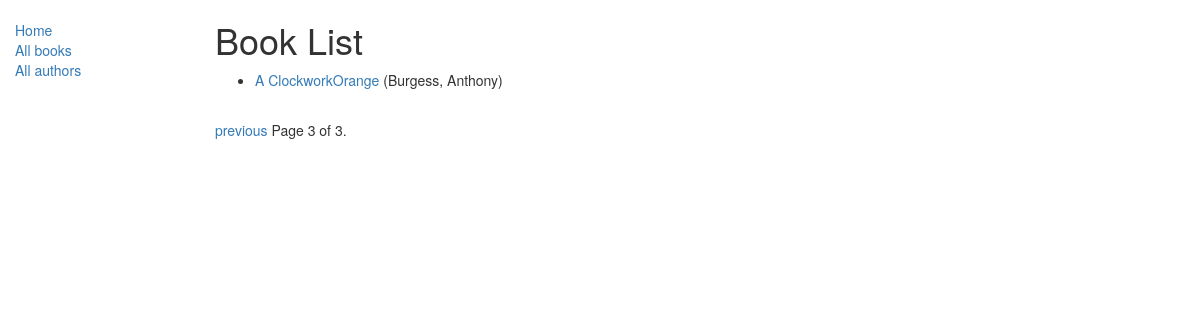
The page /catalog/books/?page=3 on the database as committed earlier.
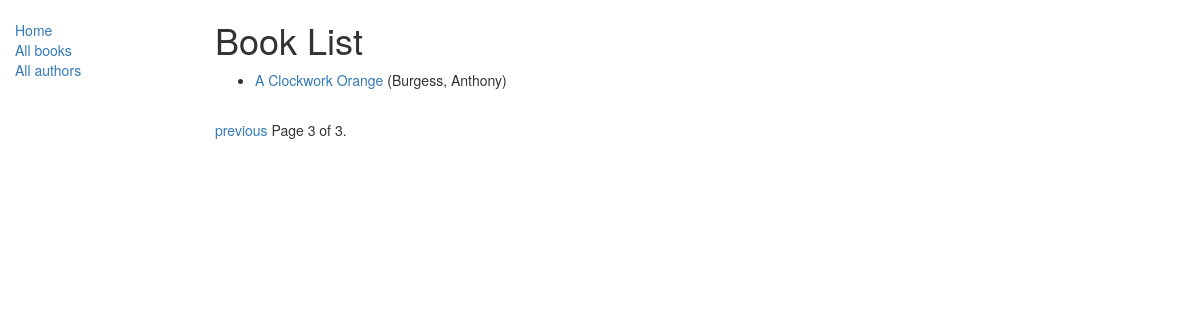
The same page on the database as committed later.
### catalog/models.py (models this page shows, shortened)
class Book(models.Model):
    title = models.CharField(max_length=200)
    author = models.ForeignKey('Author', on_delete=models.SET_NULL, null=True)
    summary = models.TextField(max_length=1000, help_text="Enter a brief description of the book")
    isbn = models.CharField('ISBN', max_length=13, help_text='13 Character <a href="https://www.isbn-international.org/content/what-isbn">ISBN number</a>')
    genre = models.ManyToManyField(Genre, help_text="Select a genre for this book")
    def display_genre(self):
        """
        Creates a string for the Genre. This is required to display genre in Admin.
        """
        return ', '.join([genre.name for genre in self.genre.all()[:3]])
    display_genre.short_description = 'Genre'
    def get_absolute_url(self):
        return reverse('book-detail', args=[str(self.id)])

class Author(models.Model):
        first_name = models.CharField(max_length=100)
        last_name = models.CharField(max_length=100)
        date_of_birth = models.DateField(null=True, blank=True)
        date_of_death = models.DateField('Died', null=True, blank=True)
        class Meta:
            ordering = ["last_name", "first_name"]
        def __str__(self):
            return '{0}, {1}'.format(self.last_name, self.first_name)

### catalog/views.py (the view)
# urls.py: path('books/', views.BookListView.as_view(), name='books'),
class BookListView(generic.ListView):
    model = Book
    paginate_by = 1
    """For example, we can override the  get_queryset() method to change the list of records returned. This is more flexible than just setting the queryset attribute as we did in the preceding code fragment (though there is no real benefit in this case):"""
    """We might also override get_context_data() in order to pass additional context variables to the template (e.g. the list of books is passed by default). The fragment below shows how to add a variable named "some_data" to the context (it would then be available as a template variable)."""

### catalog/templates/catalog/book_list.html
{% extends "base_generic.html" %}
{% block content %}
    <h1>Book List</h1>
    {% if book_list %}
    <ul>
      {% for book in book_list %}
      <li>
        <a href="{{ book.get_absolute_url }}">{{ book.title }}</a> ({{book.author}})
      </li>
      {% endfor %}
    </ul>
    {% else %}
      <p>There are no books in the library.</p>
    {% endif %}
{% endblock %}

Rows that differ between the two databases and show on the page:
changed Book "Burgess, Anthony": title "A ClockworkOrange" → "A Clockwork Orange"
